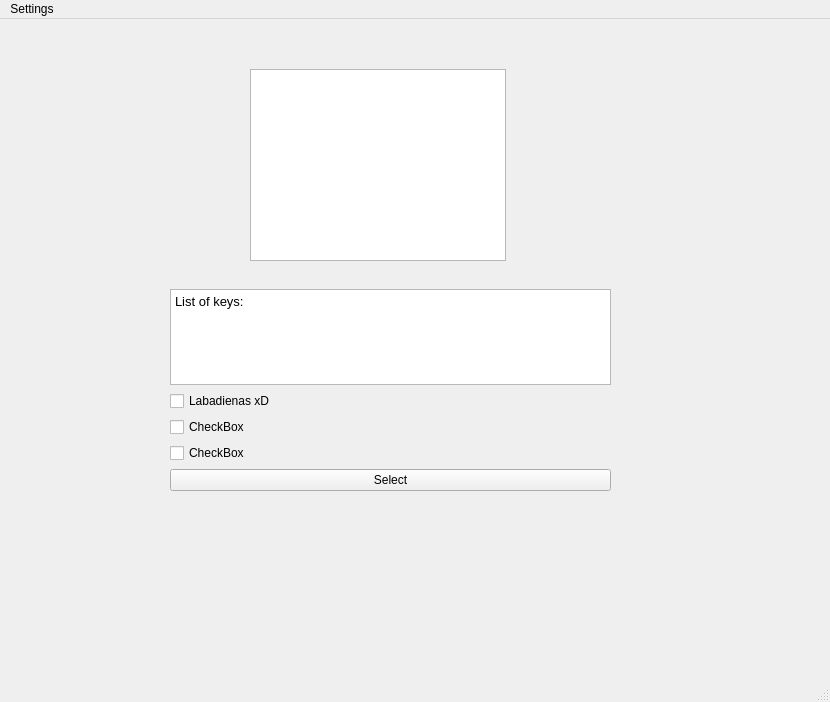
<?xml version="1.0" encoding="UTF-8"?>
<ui version="4.0">
 <author>Gediminas Dulskas</author>
 <class>MainWindow</class>
 <widget class="QMainWindow" name="MainWindow">
  <property name="windowModality">
   <enum>Qt::NonModal</enum>
  </property>
  <property name="geometry">
   <rect>
    <x>0</x>
    <y>0</y>
    <width>830</width>
    <height>702</height>
   </rect>
  </property>
  <property name="windowTitle">
   <string>Tchat</string>
  </property>
  <property name="windowIcon">
   <iconset>
    <normaloff>../../../Gooby.png</normaloff>../../../Gooby.png</iconset>
  </property>
  <property name="toolTip">
   <string/>
  </property>
  <property name="statusTip">
   <string/>
  </property>
  <property name="whatsThis">
   <string/>
  </property>
  <property name="accessibleName">
   <string>Tchat</string>
  </property>
  <property name="accessibleDescription">
   <string>Tchat client</string>
  </property>
  <widget class="QWidget" name="centralwidget">
   <widget class="QStackedWidget" name="stackedWidget">
    <property name="geometry">
     <rect>
      <x>30</x>
      <y>40</y>
      <width>681</width>
      <height>481</height>
     </rect>
    </property>
    <property name="currentIndex">
     <number>2</number>
    </property>
    <widget class="QWidget" name="page"/>
    <widget class="QWidget" name="settings_page">
     <widget class="QWidget" name="verticalLayoutWidget">
      <property name="geometry">
       <rect>
        <x>150</x>
        <y>230</y>
        <width>381</width>
        <height>186</height>
       </rect>
      </property>
      <layout class="QVBoxLayout" name="verticalLayout">
       <item>
        <widget class="QTextBrowser" name="textBrowser">
         <property name="enabled">
          <bool>true</bool>
         </property>
         <property name="acceptDrops">
          <bool>false</bool>
         </property>
         <property name="html">
          <string>&lt;!DOCTYPE HTML PUBLIC &quot;-//W3C//DTD HTML 4.0//EN&quot; &quot;http://www.w3.org/TR/REC-html40/strict.dtd&quot;&gt;
&lt;html&gt;&lt;head&gt;&lt;meta name=&quot;qrichtext&quot; content=&quot;1&quot; /&gt;&lt;style type=&quot;text/css&quot;&gt;
p, li { white-space: pre-wrap; }
&lt;/style&gt;&lt;/head&gt;&lt;body style=&quot; font-family:'Sans'; font-size:10pt; font-weight:400; font-style:normal;&quot;&gt;
&lt;p style=&quot; margin-top:0px; margin-bottom:0px; margin-left:0px; margin-right:0px; -qt-block-indent:0; text-indent:0px;&quot;&gt;{text no secret keys found !}&lt;/p&gt;&lt;/body&gt;&lt;/html&gt;</string>
         </property>
        </widget>
       </item>
      </layout>
     </widget>
     <widget class="QPushButton" name="settings_page_button">
      <property name="geometry">
       <rect>
        <x>440</x>
        <y>430</y>
        <width>90</width>
        <height>27</height>
       </rect>
      </property>
      <property name="text">
       <string>Refresh</string>
      </property>
     </widget>
     <widget class="QGraphicsView" name="settings_page_logo">
      <property name="geometry">
       <rect>
        <x>210</x>
        <y>0</y>
        <width>256</width>
        <height>192</height>
       </rect>
      </property>
      <property name="backgroundBrush">
       <brush brushstyle="NoBrush">
        <color alpha="255">
         <red>255</red>
         <green>235</green>
         <blue>0</blue>
        </color>
       </brush>
      </property>
      <property name="renderHints">
       <set>QPainter::TextAntialiasing</set>
      </property>
     </widget>
     <widget class="QPushButton" name="pushButton">
      <property name="geometry">
       <rect>
        <x>340</x>
        <y>430</y>
        <width>90</width>
        <height>27</height>
       </rect>
      </property>
      <property name="text">
       <string>PushButton</string>
      </property>
     </widget>
    </widget>
    <widget class="QWidget" name="page_3">
     <widget class="QWidget" name="layoutWidget">
      <property name="geometry">
       <rect>
        <x>140</x>
        <y>230</y>
        <width>441</width>
        <height>202</height>
       </rect>
      </property>
      <layout class="QVBoxLayout" name="verticalLayout_2">
       <item>
        <widget class="QTextBrowser" name="textBrowser_2">
         <property name="html">
          <string>&lt;!DOCTYPE HTML PUBLIC &quot;-//W3C//DTD HTML 4.0//EN&quot; &quot;http://www.w3.org/TR/REC-html40/strict.dtd&quot;&gt;
&lt;html&gt;&lt;head&gt;&lt;meta name=&quot;qrichtext&quot; content=&quot;1&quot; /&gt;&lt;style type=&quot;text/css&quot;&gt;
p, li { white-space: pre-wrap; }
&lt;/style&gt;&lt;/head&gt;&lt;body style=&quot; font-family:'Sans'; font-size:10pt; font-weight:400; font-style:normal;&quot;&gt;
&lt;p style=&quot; margin-top:0px; margin-bottom:0px; margin-left:0px; margin-right:0px; -qt-block-indent:0; text-indent:0px;&quot;&gt;List of keys:&lt;/p&gt;&lt;/body&gt;&lt;/html&gt;</string>
         </property>
        </widget>
       </item>
       <item>
        <widget class="QCheckBox" name="checkBox">
         <property name="text">
          <string>Labadienas xD</string>
         </property>
        </widget>
       </item>
       <item>
        <widget class="QCheckBox" name="checkBox_2">
         <property name="text">
          <string>CheckBox</string>
         </property>
        </widget>
       </item>
       <item>
        <widget class="QCheckBox" name="checkBox_3">
         <property name="text">
          <string>CheckBox</string>
         </property>
        </widget>
       </item>
       <item>
        <widget class="QPushButton" name="selectKey">
         <property name="text">
          <string>Select</string>
         </property>
        </widget>
       </item>
      </layout>
     </widget>
     <widget class="QGraphicsView" name="graphicsView_2">
      <property name="geometry">
       <rect>
        <x>220</x>
        <y>10</y>
        <width>256</width>
        <height>192</height>
       </rect>
      </property>
     </widget>
    </widget>
   </widget>
  </widget>
  <widget class="QMenuBar" name="menubar">
   <property name="geometry">
    <rect>
     <x>0</x>
     <y>0</y>
     <width>830</width>
     <height>25</height>
    </rect>
   </property>
   <widget class="QMenu" name="menuTchat">
    <property name="title">
     <string>Settings</string>
    </property>
    <addaction name="actionNetwork_Settings"/>
   </widget>
   <addaction name="menuTchat"/>
  </widget>
  <widget class="QStatusBar" name="statusbar"/>
  <action name="actionNetwork_Settings">
   <property name="text">
    <string>Network Settings</string>
   </property>
  </action>
 </widget>
 <resources>
  <include location="../../../Desktop/icons.qrc"/>
 </resources>
 <connections>
  <connection>
   <sender>settings_page_button</sender>
   <signal>clicked(bool)</signal>
   <receiver>MainWindow</receiver>
   <slot>exit()</slot>
   <hints>
    <hint type="sourcelabel">
     <x>527</x>
     <y>509</y>
    </hint>
    <hint type="destinationlabel">
     <x>612</x>
     <y>583</y>
    </hint>
   </hints>
  </connection>
  <connection>
   <sender>settings_page_button</sender>
   <signal>toggled(bool)</signal>
   <receiver>MainWindow</receiver>
   <slot>setAnimated(bool)</slot>
   <hints>
    <hint type="sourcelabel">
     <x>502</x>
     <y>509</y>
    </hint>
    <hint type="destinationlabel">
     <x>465</x>
     <y>586</y>
    </hint>
   </hints>
  </connection>
 </connections>
 <slots>
  <signal>check_login()</signal>
  <slot>do_login()</slot>
  <slot>do_register()</slot>
  <slot>testas()</slot>
  <slot>exit()</slot>
 </slots>
</ui>
